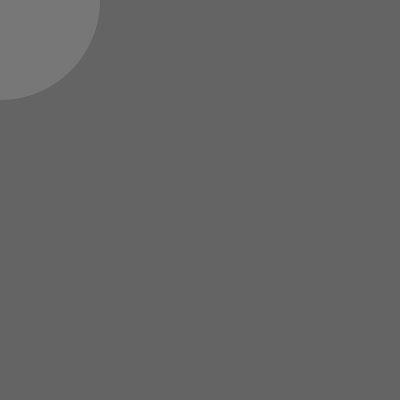
Frame 1 (no input)
Frame 60 (the mouse pressed at the canvas centre just before this capture): identical to frame 1, image omitted
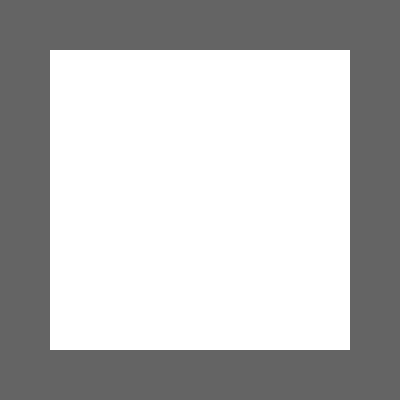
Frame 120 (the mouse held since frame 60 and released just before this capture)

The Processing sketch that drew these frames (run headless with seeded random() and noise(); from frame 60 on, the mouse is pressed at the canvas centre):

// Processing sketch: processing_69446
// ── processing_69446.pde


void setup() {
  size(400,400);
  smooth();
  noStroke();
  ellipseMode(CENTER);
  rectMode(CENTER);
  
}

void draw () {
  
  if(mousePressed){
  background(100);
  fill(255);
  rect(width/2,height/2,300,300);
  
}else{

  background(100);
  fill(200,50);  
  ellipse(mouseX,mouseY,200,200);}
  
  
}
